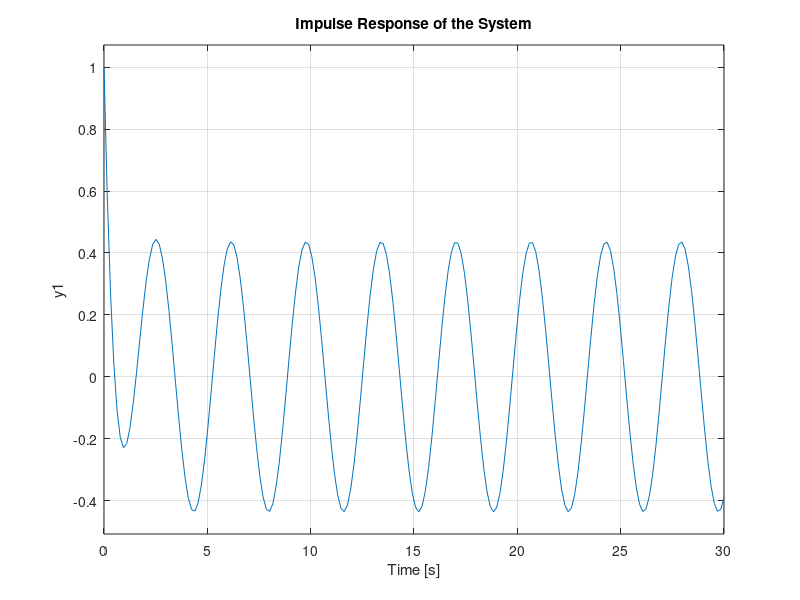
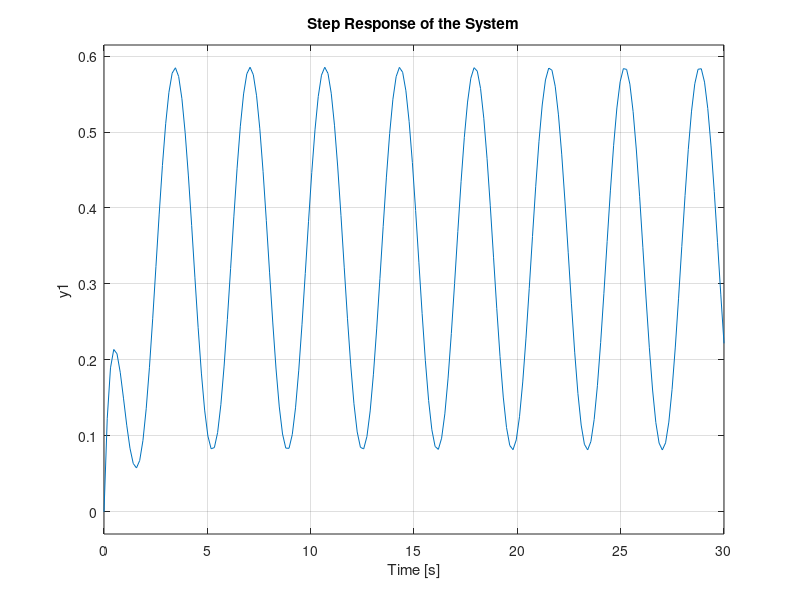

MATLAB code for these plots, in order:
% Manually derived state-space matrices
A = [0 1 0; 0 0 1; -6 -3 -2];  % State matrix
B = [0; 0; 1];                % Input matrix
C = [2 -1 1];                 % Output matrix
D = [0];                      % Direct transmission matrix

% Display the state-space matrices
disp('State-Space Representation:');
disp('A = '); disp(A);
disp('B = '); disp(B);
disp('C = '); disp(C);
disp('D = '); disp(D);

% Create the state-space system
sys_ss = ss(A, B, C, D);

% Verify by converting the state-space system back to transfer function
[num, den] = ss2tf(A, B, C, D);

disp('Transfer Function:');
disp('Numerator:'); disp(num);
disp('Denominator:'); disp(den);

% Plot the impulse response (optional visualization)
figure;
impulse(sys_ss);
title('Impulse Response of the System');

% Plot the step response (optional visualization)
figure;
step(sys_ss);
title('Step Response of the System');